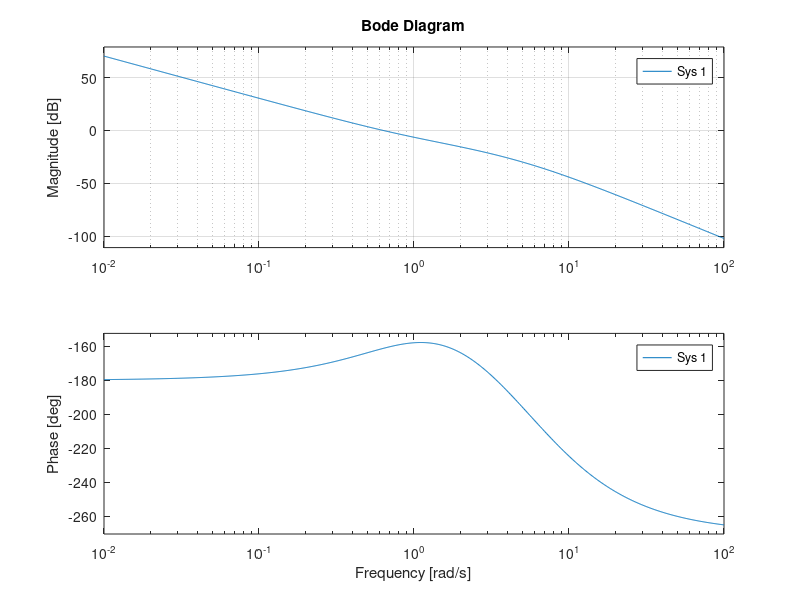
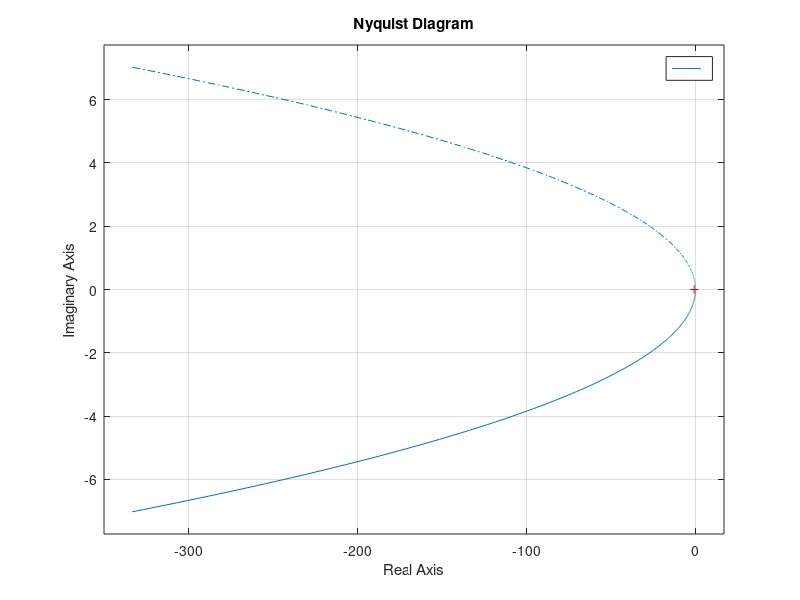

These figures' MATLAB source, in order: (Note: this script raises an error after producing the figures.)
p = tf([1],[1,3,0,0]);
%% p = 1./(s.^3 + 3*s.^2);
%%step(p);
sys1=ss(p);
A=[-3 0 0; 1 0 0; 0 1 0];
B=[1;0;0];
C=[0 0 1];
D=[0];
e = eig(A);
[num, den] = ss2tf(A,B,C,D);
G = tf (num, den);

c = tf([1.15,1],[0.15,1]);
sys_cl = p*c/(1+p*c);
step(sys_cl);
bode(c*p);
grid;
%%rlocus(c*p);

kcr = 15.6;
K1=kcr./2;
K2=kcr+1;
figure();
step(K1*c*p);
hold on
step(K2*c*p);
legend('K=kcr/2','K=kcr+1');
hold off

nyquist(c*p);
nyqlog(c*p);

K = 1;

